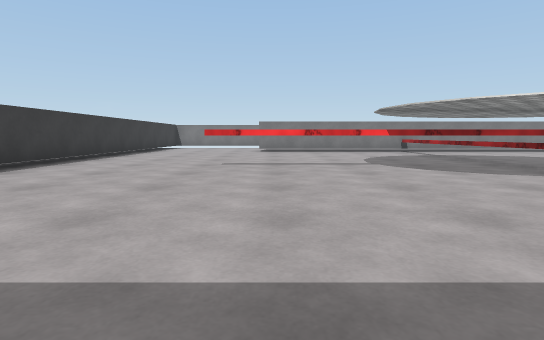
view 1 (above)

12 first-person views from a walk through a 3-D level made in the Unity game engine. The camera is 0.58 m above the floor, tilts 6° down and sees 80° across. The floor is counted in squares, 1 m on a side. Each view is taken from the middle of a square. On the plan, view 1 faces up. The plan holds only what a view shows up to about 9 squares ahead; the rest is blank. The place goes on beyond the plan. The player character is not drawn. Surface patterns are stand-ins for the level's own textures.

view 2
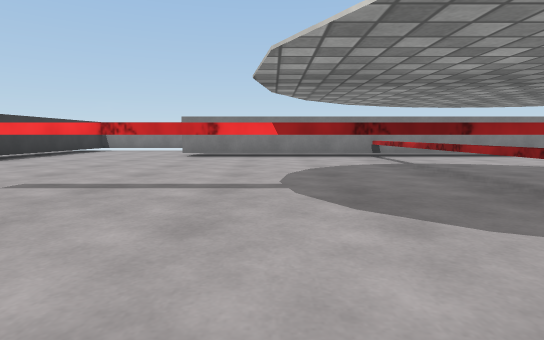

view 3
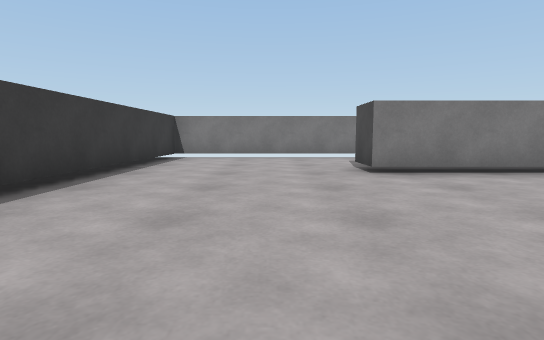

view 4
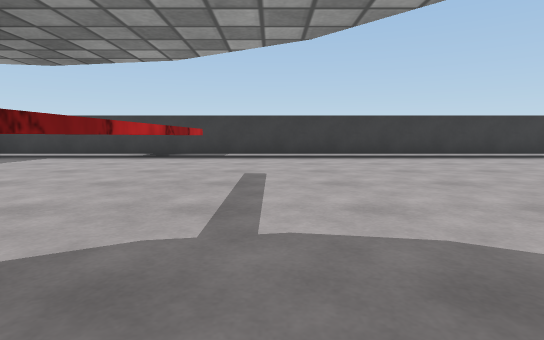

view 5
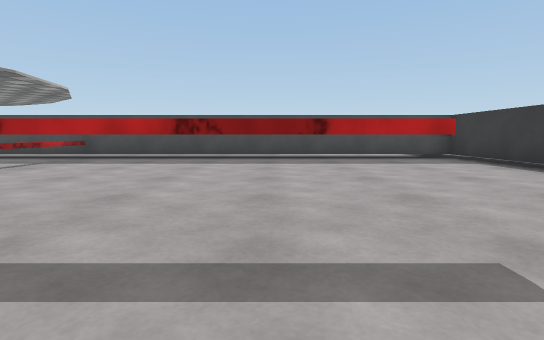

view 6
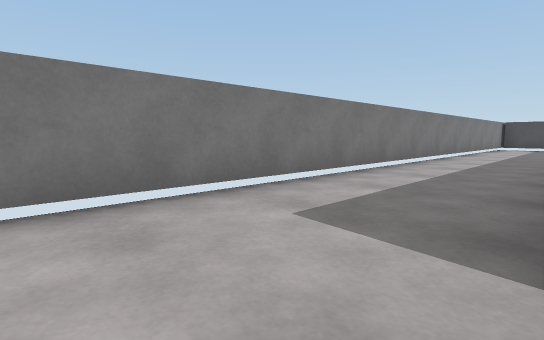

view 7
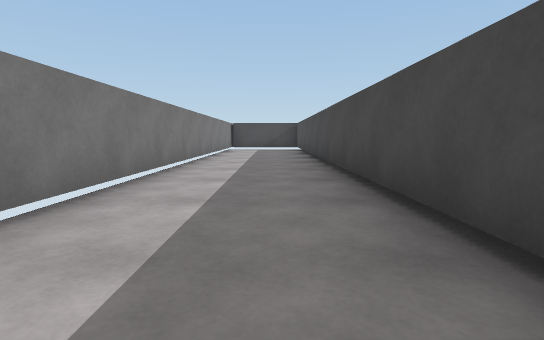

view 8
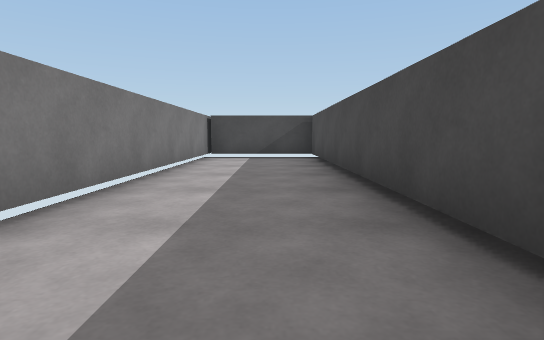

view 9
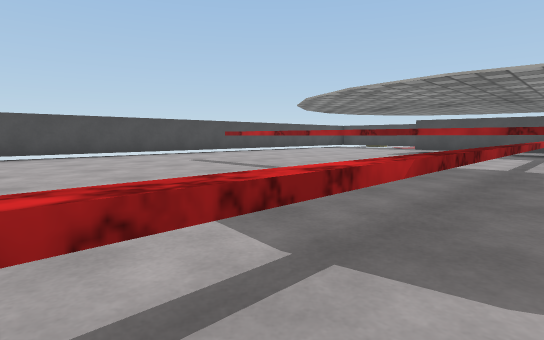

view 10
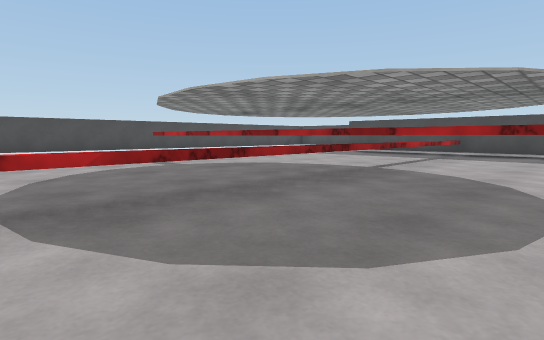

view 11
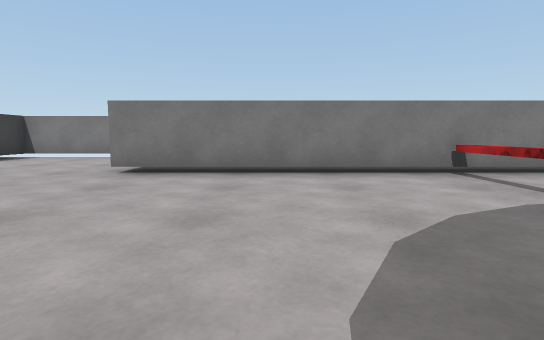

view 12
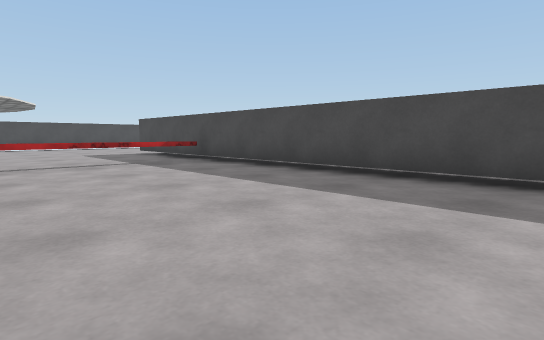

### Floor plan
Key: @ floor where view 1 was taken; # wall or solid block; . floor; ≈ lava the walk keeps out of; T thing the floor can be seen under or through.
Columns run from 5 left of view 1 to 14 right of it. Each row starts with its distance up from view 1.
 16 ####################
 15 #..................#
 14 #..................#
 13 #....###############
 12 #....###########
 11 #.........T....
 10 #.........T........#
  9 #.........T........#
  8 #.........T........#
  7 #.........T........
  6 #....≈≈.TTTTT.≈≈..
  5 #.........T......
  4 #.........T.....
  3 #.........T....
  2 #.........T....
  1 #.........#...
  0 #....@....###
 -1 ############

Positions as (right, up) in squares from view 1, and headings:
1: (0, 0), facing up
2: (2, 3), facing up
3: (-2, 7), facing up
4: (4, 7), facing left
5: (0, 8), facing down
6: (-2, 13), facing up-right
7: (0, 14), facing right
8: (5, 14), facing right
9: (4, 11), facing down-right
10: (2, 10), facing down-right
11: (2, 7), facing up
12: (-2, 4), facing down-right
